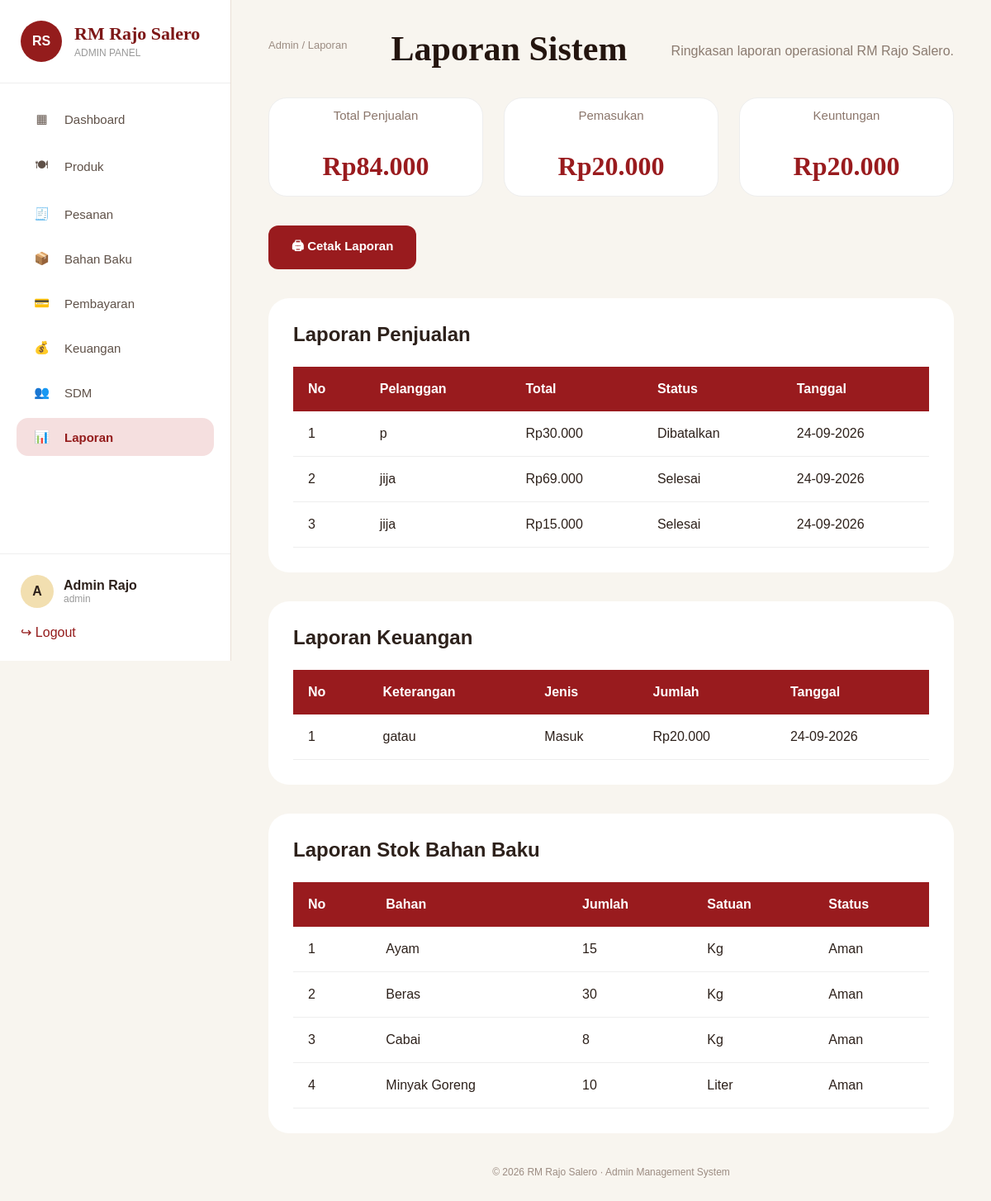
Page /admin/laporan.php (signed in) on the committed database.
### tables this page shows
CREATE TABLE `pesanan` (
  `id` int(11) NOT NULL,
  `nama_pelanggan` varchar(100) DEFAULT NULL,
  `nomor_hp` varchar(20) DEFAULT NULL,
  `alamat` text DEFAULT NULL,
  `total_harga` int(11) DEFAULT NULL,
  `status` enum('Menunggu','Diproses','Selesai','Dibatalkan') DEFAULT 'Menunggu',
  `metode_pembayaran` varchar(50) DEFAULT NULL,
  `created_at` timestamp NOT NULL DEFAULT current_timestamp()
);

CREATE TABLE `keuangan` (
  `id` int(11) NOT NULL,
  `jenis` enum('Masuk','Keluar') DEFAULT NULL,
  `kategori` varchar(100) DEFAULT NULL,
  `keterangan` varchar(255) DEFAULT NULL,
  `jumlah` int(11) DEFAULT NULL,
  `tanggal` timestamp NOT NULL DEFAULT current_timestamp()
);

CREATE TABLE `bahan_baku` (
  `id` int(11) NOT NULL,
  `nama_bahan` varchar(100) NOT NULL,
  `kategori` varchar(50) DEFAULT NULL,
  `jumlah` int(11) NOT NULL,
  `satuan` varchar(20) DEFAULT NULL,
  `stok_minimal` int(11) DEFAULT 5,
  `created_at` timestamp NOT NULL DEFAULT current_timestamp()
);

### admin/laporan.php (the view, shortened to what this page needs)
<?php
require_once 'database.php';
$penjualan = mysqli_fetch_assoc(
mysqli_query($conn,"
SELECT SUM(total_harga) total
FROM pesanan
WHERE status='Selesai'
")
)['total'] ?? 0;
$pemasukan = mysqli_fetch_assoc(
mysqli_query($conn,"
SELECT SUM(jumlah) total
FROM keuangan
WHERE jenis='Masuk'
")
)['total'] ?? 0;
$pengeluaran = mysqli_fetch_assoc(
mysqli_query($conn,"
SELECT SUM(jumlah) total
FROM keuangan
WHERE jenis='Keluar'
")
)['total'] ?? 0;
$keuntungan = $pemasukan - $pengeluaran;
$data_penjualan = mysqli_query(
$conn,
"
SELECT *
FROM pesanan
ORDER BY created_at DESC
"
);
$data_keuangan = mysqli_query(
$conn,
"
SELECT *
FROM keuangan
ORDER BY tanggal DESC
"
);
$data_stok = mysqli_query(
$conn,
"
SELECT *
FROM bahan_baku
ORDER BY nama_bahan ASC
"
);
?>
<!DOCTYPE html>
<html lang="id">
<head>
<link rel="stylesheet" href="dashboard.css">
<link rel="stylesheet" href="laporan.css">
</head>
<body>
<div class="admin-layout">
<?php include 'sidebar.php'; ?>
<main class="main-content">
<header class="topbar">
<p class="breadcrumb">
Admin / Laporan
</p>
<h1>
Laporan Sistem
</h1>
<p class="welcome">
Ringkasan laporan operasional RM Rajo Salero.
</p>
</header>
<section class="summary-grid">
<div class="summary-card">
<span>
Total Penjualan
</span>
<strong>
Rp<?= number_format($penjualan,0,",","."); ?>
</strong>
</div>
<div class="summary-card">
<span>
Pemasukan
</span>
<strong>
Rp<?= number_format($pemasukan,0,",","."); ?>
</strong>
</div>
<div class="summary-card">
<span>
Keuntungan
</span>
<strong>
Rp<?= number_format($keuntungan,0,",","."); ?>
</strong>
</div>
</section>
<div class="print-area">
<a href="cetak_laporan.php"
target="_blank"
class="btn-print">
🖨 Cetak Laporan
</a>
</div>
<section class="table-wrapper">
<h2>
Laporan Penjualan
</h2>
<table class="laporan-table">
<thead>
<tr>
<th>No</th>
<th>Pelanggan</th>
<th>Total</th>
<th>Status</th>
<th>Tanggal</th>
</tr>
</thead>
<tbody>
<?php
$no=1;
while($row=mysqli_fetch_assoc($data_penjualan)):
?>
<tr>
<td><?= $no++; ?></td>
<td><?= $row['nama_pelanggan']; ?></td>
<td>
Rp<?= number_format($row['total_harga'],0,",","."); ?>
</td>
<td>
<?= $row['status']; ?>
</td>
<td>
<?= date('d-m-Y',strtotime($row['created_at'])); ?>
</td>
</tr>
<?php endwhile; ?>
</tbody>
</table>
</section>
<section class="table-wrapper">
<h2>
Laporan Keuangan
</h2>
<table class="laporan-table">
<thead>
<tr>
<th>No</th>
<th>Keterangan</th>
<th>Jenis</th>
<th>Jumlah</th>
<th>Tanggal</th>
</tr>
</thead>
<tbody>
<?php
$no=1;
while($row=mysqli_fetch_assoc($data_keuangan)):
?>
<tr>
<td><?= $no++; ?></td>
<td>
<?= $row['keterangan']; ?>
</td>
<td>
<?= $row['jenis']; ?>
</td>
<td>
Rp<?= number_format($row['jumlah'],0,",","."); ?>
</td>
<td>
<?= date('d-m-Y',strtotime($row['tanggal'])); ?>
</td>
</tr>
<?php endwhile; ?>
</tbody>
</table>
</section>
<section class="table-wrapper">
<h2>
Laporan Stok Bahan Baku
</h2>
<table class="laporan-table">
<thead>
<tr>
<th>No</th>
<th>Bahan</th>
<th>Jumlah</th>
<th>Satuan</th>
<th>Status</th>
</tr>
</thead>
<tbody>
<?php
$no=1;
while($row=mysqli_fetch_assoc($data_stok)):
?>
<tr>
<td>
<?= $no++; ?>
</td>
<td>
<?= $row['nama_bahan']; ?>
</td>
<td>
<?= $row['jumlah']; ?>
</td>
<td>
<?= $row['satuan']; ?>
</td>
<td>
<?=
$row['jumlah'] <= $row['stok_minimal']
? "Menipis"
: "Aman";
?>
</td>
</tr>
<?php endwhile; ?>
</tbody>
</table>
</section>
<footer class="admin-footer">
© 2026 RM Rajo Salero · Admin Management System
</footer>
</main>
</div>
</body>
</html>

### admin/dashboard.css (style rules this page uses)
.admin-layout { display:flex; }
.main-content { margin-left:280px; width:calc(100% - 280px); padding:35px 45px; }
* { margin:0; padding:0; box-sizing:border-box; }
body { background:#f8f5ef; color:#2d211b; font-family:'Montserrat', sans-serif; }
.admin-layout { display:flex; min-height:100vh; }
.main-content { flex:1; padding:35px 45px; }
.topbar { display:flex; justify-content:space-between; align-items:center; margin-bottom:35px; }
.breadcrumb { color:#9b8c82; font-size:13px; margin-bottom:10px; }
.topbar h1 { font-family:'Cormorant Garamond',serif; font-size:42px; color:#24150f; }
.welcome { color:#8b7b70; margin-top:5px; }
.summary-grid { display:grid; grid-template-columns:repeat(4,1fr); gap:22px; margin-bottom:35px; }
.summary-card { background:#fff; border-radius:20px; padding:25px; display:flex; align-items:center; gap:20px; border:1px solid #eadfd5; position:relative; overflow:hidden; }
.summary-card:before { content:""; position:absolute; left:0; top:0; height:100%; width:5px; }
.summary-card span { font-size:14px; color:#8f8178; }
.summary-card strong { display:block; font-size:27px; margin:5px 0; color:#1f1a17; }
.admin-footer { text-align:center; margin-top:40px; color:#9c8c82; font-size:12px; }

### admin/laporan.css (style rules this page uses)
.summary-grid { display:grid; grid-template-columns:repeat(3,1fr); gap:25px; margin-top:35px; }
.summary-card { background:white; border-radius:22px; padding:30px; height:120px; display:flex; flex-direction:column; justify-content:center; border:1px solid #eee; }
.summary-card span { color:#8b766b; font-size:15px; }
.summary-card strong { margin-top:15px; font-size:32px; font-family:Georgia,serif; color:#991b1e; }
.table-wrapper { background:white; padding:30px; border-radius:25px; margin-top:35px; }
.laporan-table { width:100%; border-collapse:collapse; margin-top:25px; }
.laporan-table thead { background:#991b1e; color:white; }
.laporan-table th { padding:18px; text-align:left; }
.laporan-table td { padding:18px; border-bottom:1px solid #eee; }
.print-area { margin-top:25px; margin-bottom:25px; }
.btn-print { display:inline-flex; align-items:center; justify-content:center; background:#991b1e; color:white; padding:14px 28px; border-radius:12px; text-decoration:none; font-weight:600; font-size:15px; }

### rows in the picture
pesanan: nama_pelanggan "p", total_harga "30.000", status "Dibatalkan", created_at "24-09-2026"
pesanan: nama_pelanggan "jija", total_harga "69.000", status "Selesai", created_at "24-09-2026"
pesanan: nama_pelanggan "jija", total_harga "15.000", status "Selesai", created_at "24-09-2026"
keuangan: keterangan "gatau", jenis "Masuk", jumlah "20.000", tanggal "24-09-2026"
bahan_baku: nama_bahan "Ayam", jumlah "15", satuan "Kg", stok_minimal "Aman"
bahan_baku: nama_bahan "Beras", jumlah "30", satuan "Kg", stok_minimal "Aman"
bahan_baku: nama_bahan "Cabai", jumlah "8", satuan "Kg", stok_minimal "Aman"
bahan_baku: nama_bahan "Minyak Goreng", jumlah "10", satuan "Liter", stok_minimal "Aman"

### other values in the picture
substr($admin_name, 0, 1) "A"
$admin_name "Admin Rajo"
$admin_username "admin"
$penjualan "84.000"
$pemasukan "20.000"
$keuntungan "20.000"
